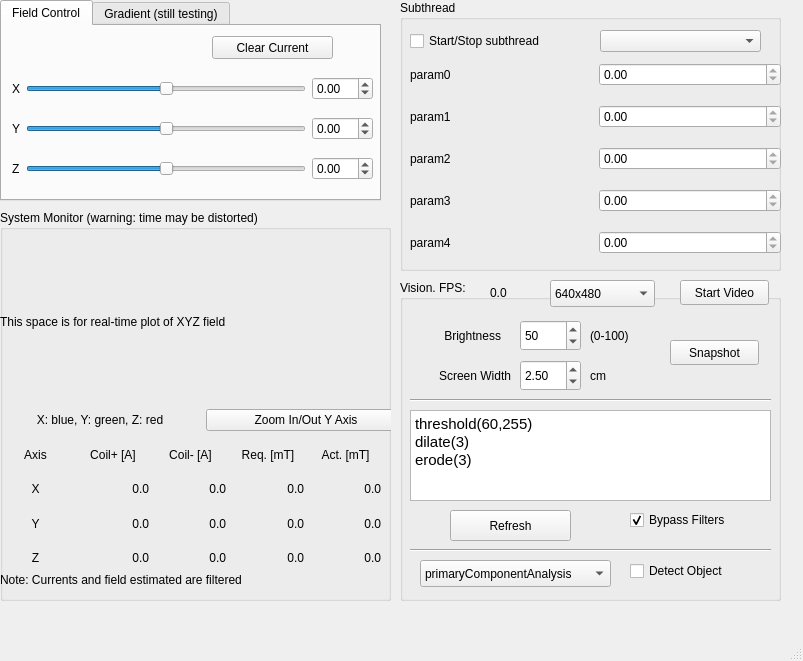
<?xml version="1.0" encoding="UTF-8"?>
<ui version="4.0">
 <class>mainwindow</class>
 <widget class="QMainWindow" name="mainwindow">
  <property name="geometry">
   <rect>
    <x>0</x>
    <y>0</y>
    <width>803</width>
    <height>661</height>
   </rect>
  </property>
  <property name="windowTitle">
   <string>MainWindow</string>
  </property>
  <widget class="QWidget" name="centralwidget">
   <widget class="QTabWidget" name="tabWidget">
    <property name="geometry">
     <rect>
      <x>0</x>
      <y>0</y>
      <width>381</width>
      <height>201</height>
     </rect>
    </property>
    <property name="currentIndex">
     <number>0</number>
    </property>
    <widget class="QWidget" name="tab">
     <attribute name="title">
      <string>Field Control</string>
     </attribute>
     <widget class="QPushButton" name="btn_clearCurrent">
      <property name="geometry">
       <rect>
        <x>210</x>
        <y>10</y>
        <width>121</width>
        <height>23</height>
       </rect>
      </property>
      <property name="text">
       <string>Clear Current</string>
      </property>
     </widget>
     <widget class="QWidget" name="layoutWidget">
      <property name="geometry">
       <rect>
        <x>10</x>
        <y>40</y>
        <width>361</width>
        <height>125</height>
       </rect>
      </property>
      <layout class="QGridLayout" name="gridLayout">
       <item row="0" column="0">
        <widget class="QLabel" name="label_2">
         <property name="text">
          <string>X</string>
         </property>
        </widget>
       </item>
       <item row="0" column="1">
        <widget class="QSlider" name="hsld_x">
         <property name="minimum">
          <number>-2000</number>
         </property>
         <property name="maximum">
          <number>2000</number>
         </property>
         <property name="singleStep">
          <number>10</number>
         </property>
         <property name="pageStep">
          <number>100</number>
         </property>
         <property name="orientation">
          <enum>Qt::Horizontal</enum>
         </property>
        </widget>
       </item>
       <item row="0" column="2">
        <widget class="QDoubleSpinBox" name="dsb_x">
         <property name="minimum">
          <double>-9.900000000000000</double>
         </property>
         <property name="maximum">
          <double>9.900000000000000</double>
         </property>
        </widget>
       </item>
       <item row="1" column="0">
        <widget class="QLabel" name="label_3">
         <property name="text">
          <string>Y</string>
         </property>
        </widget>
       </item>
       <item row="1" column="1">
        <widget class="QSlider" name="hsld_y">
         <property name="minimum">
          <number>-2000</number>
         </property>
         <property name="maximum">
          <number>2000</number>
         </property>
         <property name="singleStep">
          <number>10</number>
         </property>
         <property name="pageStep">
          <number>100</number>
         </property>
         <property name="orientation">
          <enum>Qt::Horizontal</enum>
         </property>
        </widget>
       </item>
       <item row="1" column="2">
        <widget class="QDoubleSpinBox" name="dsb_y">
         <property name="minimum">
          <double>-11.199999999999999</double>
         </property>
         <property name="maximum">
          <double>11.199999999999999</double>
         </property>
        </widget>
       </item>
       <item row="2" column="0">
        <widget class="QLabel" name="label_4">
         <property name="text">
          <string>Z</string>
         </property>
        </widget>
       </item>
       <item row="2" column="1">
        <widget class="QSlider" name="hsld_z">
         <property name="minimum">
          <number>-2000</number>
         </property>
         <property name="maximum">
          <number>2000</number>
         </property>
         <property name="singleStep">
          <number>10</number>
         </property>
         <property name="pageStep">
          <number>100</number>
         </property>
         <property name="orientation">
          <enum>Qt::Horizontal</enum>
         </property>
        </widget>
       </item>
       <item row="2" column="2">
        <widget class="QDoubleSpinBox" name="dsb_z">
         <property name="minimum">
          <double>-14.699999999999999</double>
         </property>
         <property name="maximum">
          <double>14.699999999999999</double>
         </property>
        </widget>
       </item>
      </layout>
     </widget>
    </widget>
    <widget class="QWidget" name="tab_2">
     <attribute name="title">
      <string>Gradient (still testing)</string>
     </attribute>
     <widget class="QWidget" name="layoutWidget_2">
      <property name="geometry">
       <rect>
        <x>10</x>
        <y>20</y>
        <width>321</width>
        <height>110</height>
       </rect>
      </property>
      <layout class="QGridLayout" name="gridLayout_2">
       <item row="0" column="0">
        <widget class="QLabel" name="label_7">
         <property name="text">
          <string>X</string>
         </property>
        </widget>
       </item>
       <item row="0" column="1">
        <widget class="QSlider" name="hsld_xGradient">
         <property name="minimum">
          <number>-1400</number>
         </property>
         <property name="maximum">
          <number>1400</number>
         </property>
         <property name="singleStep">
          <number>10</number>
         </property>
         <property name="pageStep">
          <number>100</number>
         </property>
         <property name="orientation">
          <enum>Qt::Horizontal</enum>
         </property>
        </widget>
       </item>
       <item row="0" column="2">
        <widget class="QDoubleSpinBox" name="dsb_xGradient">
         <property name="minimum">
          <double>-14.000000000000000</double>
         </property>
         <property name="maximum">
          <double>14.000000000000000</double>
         </property>
        </widget>
       </item>
       <item row="1" column="0">
        <widget class="QLabel" name="label_8">
         <property name="text">
          <string>Y</string>
         </property>
        </widget>
       </item>
       <item row="1" column="1">
        <widget class="QSlider" name="hsld_yGradient">
         <property name="minimum">
          <number>-1400</number>
         </property>
         <property name="maximum">
          <number>1400</number>
         </property>
         <property name="singleStep">
          <number>10</number>
         </property>
         <property name="pageStep">
          <number>100</number>
         </property>
         <property name="orientation">
          <enum>Qt::Horizontal</enum>
         </property>
        </widget>
       </item>
       <item row="1" column="2">
        <widget class="QDoubleSpinBox" name="dsb_yGradient">
         <property name="minimum">
          <double>-14.000000000000000</double>
         </property>
         <property name="maximum">
          <double>14.000000000000000</double>
         </property>
        </widget>
       </item>
       <item row="2" column="0">
        <widget class="QLabel" name="label_9">
         <property name="text">
          <string>Z</string>
         </property>
        </widget>
       </item>
       <item row="2" column="1">
        <widget class="QSlider" name="hsld_zGradient">
         <property name="minimum">
          <number>-1400</number>
         </property>
         <property name="maximum">
          <number>1400</number>
         </property>
         <property name="singleStep">
          <number>10</number>
         </property>
         <property name="pageStep">
          <number>100</number>
         </property>
         <property name="orientation">
          <enum>Qt::Horizontal</enum>
         </property>
        </widget>
       </item>
       <item row="2" column="2">
        <widget class="QDoubleSpinBox" name="dsb_zGradient">
         <property name="minimum">
          <double>-14.000000000000000</double>
         </property>
         <property name="maximum">
          <double>14.000000000000000</double>
         </property>
        </widget>
       </item>
      </layout>
     </widget>
    </widget>
   </widget>
   <widget class="QGroupBox" name="groupBox">
    <property name="geometry">
     <rect>
      <x>400</x>
      <y>280</y>
      <width>381</width>
      <height>321</height>
     </rect>
    </property>
    <property name="title">
     <string>Vision. FPS: </string>
    </property>
    <widget class="QTextEdit" name="editor_vision">
     <property name="geometry">
      <rect>
       <x>10</x>
       <y>130</y>
       <width>361</width>
       <height>91</height>
      </rect>
     </property>
     <property name="html">
      <string>&lt;!DOCTYPE HTML PUBLIC &quot;-//W3C//DTD HTML 4.0//EN&quot; &quot;http://www.w3.org/TR/REC-html40/strict.dtd&quot;&gt;
&lt;html&gt;&lt;head&gt;&lt;meta name=&quot;qrichtext&quot; content=&quot;1&quot; /&gt;&lt;style type=&quot;text/css&quot;&gt;
p, li { white-space: pre-wrap; }
&lt;/style&gt;&lt;/head&gt;&lt;body style=&quot; font-family:'PibotoLt'; font-size:12pt; font-weight:400; font-style:normal;&quot;&gt;
&lt;p style=&quot; margin-top:0px; margin-bottom:0px; margin-left:0px; margin-right:0px; -qt-block-indent:0; text-indent:0px;&quot;&gt;&lt;span style=&quot; font-family:'Ubuntu'; font-size:11pt;&quot;&gt;threshold(60,255)&lt;/span&gt;&lt;/p&gt;
&lt;p style=&quot; margin-top:0px; margin-bottom:0px; margin-left:0px; margin-right:0px; -qt-block-indent:0; text-indent:0px;&quot;&gt;&lt;span style=&quot; font-family:'Ubuntu'; font-size:11pt;&quot;&gt;dilate(3)&lt;/span&gt;&lt;/p&gt;
&lt;p style=&quot; margin-top:0px; margin-bottom:0px; margin-left:0px; margin-right:0px; -qt-block-indent:0; text-indent:0px;&quot;&gt;&lt;span style=&quot; font-family:'Ubuntu'; font-size:11pt;&quot;&gt;erode(3)&lt;/span&gt;&lt;/p&gt;
&lt;p style=&quot;-qt-paragraph-type:empty; margin-top:0px; margin-bottom:0px; margin-left:0px; margin-right:0px; -qt-block-indent:0; text-indent:0px;&quot;&gt;&lt;br /&gt;&lt;/p&gt;&lt;/body&gt;&lt;/html&gt;</string>
     </property>
    </widget>
    <widget class="QPushButton" name="btn_refreshFilterRouting">
     <property name="geometry">
      <rect>
       <x>50</x>
       <y>230</y>
       <width>121</width>
       <height>31</height>
      </rect>
     </property>
     <property name="text">
      <string>Refresh</string>
     </property>
    </widget>
    <widget class="QCheckBox" name="chb_bypassFilters">
     <property name="geometry">
      <rect>
       <x>230</x>
       <y>230</y>
       <width>146</width>
       <height>20</height>
      </rect>
     </property>
     <property name="text">
      <string>Bypass Filters</string>
     </property>
     <property name="checked">
      <bool>true</bool>
     </property>
    </widget>
    <widget class="Line" name="line">
     <property name="geometry">
      <rect>
       <x>10</x>
       <y>260</y>
       <width>361</width>
       <height>20</height>
      </rect>
     </property>
     <property name="orientation">
      <enum>Qt::Horizontal</enum>
     </property>
    </widget>
    <widget class="QCheckBox" name="chb_objectDetection">
     <property name="geometry">
      <rect>
       <x>230</x>
       <y>280</y>
       <width>146</width>
       <height>22</height>
      </rect>
     </property>
     <property name="text">
      <string>Detect Object</string>
     </property>
     <property name="checked">
      <bool>false</bool>
     </property>
    </widget>
    <widget class="QComboBox" name="cbb_objectDetectionAlgorithm">
     <property name="geometry">
      <rect>
       <x>20</x>
       <y>280</y>
       <width>191</width>
       <height>27</height>
      </rect>
     </property>
     <item>
      <property name="text">
       <string>primaryComponentAnalysis</string>
      </property>
     </item>
     <item>
      <property name="text">
       <string>detectBiggestContour</string>
      </property>
     </item>
     <item>
      <property name="text">
       <string>algorithmB</string>
      </property>
     </item>
    </widget>
    <widget class="QPushButton" name="btn_snapshot">
     <property name="geometry">
      <rect>
       <x>270</x>
       <y>60</y>
       <width>89</width>
       <height>25</height>
      </rect>
     </property>
     <property name="text">
      <string>Snapshot</string>
     </property>
    </widget>
    <widget class="QLabel" name="label_FPS">
     <property name="geometry">
      <rect>
       <x>90</x>
       <y>0</y>
       <width>71</width>
       <height>26</height>
      </rect>
     </property>
     <property name="text">
      <string>0.0</string>
     </property>
    </widget>
    <widget class="Line" name="line_2">
     <property name="geometry">
      <rect>
       <x>10</x>
       <y>110</y>
       <width>361</width>
       <height>20</height>
      </rect>
     </property>
     <property name="orientation">
      <enum>Qt::Horizontal</enum>
     </property>
    </widget>
    <widget class="QDoubleSpinBox" name="dsb_brightness">
     <property name="geometry">
      <rect>
       <x>120</x>
       <y>40</y>
       <width>61</width>
       <height>31</height>
      </rect>
     </property>
     <property name="decimals">
      <number>0</number>
     </property>
     <property name="minimum">
      <double>0.000000000000000</double>
     </property>
     <property name="maximum">
      <double>100.000000000000000</double>
     </property>
     <property name="singleStep">
      <double>1.000000000000000</double>
     </property>
     <property name="value">
      <double>50.000000000000000</double>
     </property>
    </widget>
    <widget class="QLabel" name="label_6">
     <property name="geometry">
      <rect>
       <x>20</x>
       <y>40</y>
       <width>81</width>
       <height>31</height>
      </rect>
     </property>
     <property name="text">
      <string>Brightness</string>
     </property>
     <property name="alignment">
      <set>Qt::AlignRight|Qt::AlignTrailing|Qt::AlignVCenter</set>
     </property>
    </widget>
    <widget class="QLabel" name="label_10">
     <property name="geometry">
      <rect>
       <x>10</x>
       <y>80</y>
       <width>101</width>
       <height>31</height>
      </rect>
     </property>
     <property name="text">
      <string>Screen Width</string>
     </property>
     <property name="alignment">
      <set>Qt::AlignRight|Qt::AlignTrailing|Qt::AlignVCenter</set>
     </property>
    </widget>
    <widget class="QDoubleSpinBox" name="dsb_screenWidth">
     <property name="geometry">
      <rect>
       <x>120</x>
       <y>80</y>
       <width>61</width>
       <height>31</height>
      </rect>
     </property>
     <property name="keyboardTracking">
      <bool>false</bool>
     </property>
     <property name="showGroupSeparator" stdset="0">
      <bool>false</bool>
     </property>
     <property name="decimals">
      <number>2</number>
     </property>
     <property name="minimum">
      <double>0.500000000000000</double>
     </property>
     <property name="maximum">
      <double>99.989999999999995</double>
     </property>
     <property name="singleStep">
      <double>0.010000000000000</double>
     </property>
     <property name="value">
      <double>2.500000000000000</double>
     </property>
    </widget>
    <widget class="QLabel" name="label_11">
     <property name="geometry">
      <rect>
       <x>190</x>
       <y>80</y>
       <width>31</width>
       <height>31</height>
      </rect>
     </property>
     <property name="text">
      <string>cm</string>
     </property>
    </widget>
    <widget class="QLabel" name="label_12">
     <property name="geometry">
      <rect>
       <x>190</x>
       <y>40</y>
       <width>51</width>
       <height>31</height>
      </rect>
     </property>
     <property name="text">
      <string>(0-100)</string>
     </property>
    </widget>
    <widget class="QPushButton" name="btn_startVideo">
     <property name="geometry">
      <rect>
       <x>280</x>
       <y>0</y>
       <width>89</width>
       <height>25</height>
      </rect>
     </property>
     <property name="text">
      <string>Start Video</string>
     </property>
     <property name="checkable">
      <bool>true</bool>
     </property>
    </widget>
    <widget class="QComboBox" name="cbb_resolution">
     <property name="geometry">
      <rect>
       <x>150</x>
       <y>0</y>
       <width>105</width>
       <height>27</height>
      </rect>
     </property>
     <item>
      <property name="text">
       <string>640x480</string>
      </property>
     </item>
     <item>
      <property name="text">
       <string>320x240</string>
      </property>
     </item>
     <item>
      <property name="text">
       <string>480x320</string>
      </property>
     </item>
     <item>
      <property name="text">
       <string>1024x768</string>
      </property>
     </item>
     <item>
      <property name="text">
       <string>2028x1520</string>
      </property>
     </item>
    </widget>
   </widget>
   <widget class="QGroupBox" name="groupBox_2">
    <property name="geometry">
     <rect>
      <x>400</x>
      <y>0</y>
      <width>381</width>
      <height>271</height>
     </rect>
    </property>
    <property name="title">
     <string>Subthread</string>
    </property>
    <widget class="QCheckBox" name="chb_startStopSubthread">
     <property name="geometry">
      <rect>
       <x>10</x>
       <y>30</y>
       <width>201</width>
       <height>22</height>
      </rect>
     </property>
     <property name="text">
      <string>Start/Stop subthread</string>
     </property>
    </widget>
    <widget class="QComboBox" name="cbb_subThread">
     <property name="geometry">
      <rect>
       <x>200</x>
       <y>30</y>
       <width>161</width>
       <height>22</height>
      </rect>
     </property>
     <item>
      <property name="text">
       <string/>
      </property>
     </item>
     <item>
      <property name="text">
       <string>swimmerCharacterize505</string>
      </property>
     </item>
     <item>
      <property name="text">
       <string>swimmerBenchmark505</string>
      </property>
     </item>
     <item>
      <property name="text">
       <string>swimmerWaypointFollowing505</string>
      </property>
     </item>
     <item>
      <property name="text">
       <string>swimmerPathFollowing505</string>
      </property>
     </item>
     <item>
      <property name="text">
       <string>gripper_joystick_ctrl</string>
      </property>
     </item>
     <item>
      <property name="text">
       <string>swimmerPathFollowing</string>
      </property>
     </item>
     <item>
      <property name="text">
       <string>swimmerBenchmark</string>
      </property>
     </item>
     <item>
      <property name="text">
       <string>tianqiGripper</string>
      </property>
     </item>
     <item>
      <property name="text">
       <string>drawing</string>
      </property>
     </item>
     <item>
      <property name="text">
       <string>twistField</string>
      </property>
     </item>
     <item>
      <property name="text">
       <string>rotateXY</string>
      </property>
     </item>
     <item>
      <property name="text">
       <string>rotateXZ</string>
      </property>
     </item>
     <item>
      <property name="text">
       <string>rotateYZ</string>
      </property>
     </item>
     <item>
      <property name="text">
       <string>osc_saw</string>
      </property>
     </item>
     <item>
      <property name="text">
       <string>osc_triangle</string>
      </property>
     </item>
     <item>
      <property name="text">
       <string>osc_square</string>
      </property>
     </item>
     <item>
      <property name="text">
       <string>osc_sin</string>
      </property>
     </item>
     <item>
      <property name="text">
       <string>oni_cutting</string>
      </property>
     </item>
     <item>
      <property name="text">
       <string>ellipse</string>
      </property>
     </item>
     <item>
      <property name="text">
       <string>examplePiecewiseFunction</string>
      </property>
     </item>
    </widget>
    <widget class="QWidget" name="layoutWidget">
     <property name="geometry">
      <rect>
       <x>10</x>
       <y>50</y>
       <width>371</width>
       <height>221</height>
      </rect>
     </property>
     <layout class="QVBoxLayout" name="verticalLayout">
      <item>
       <layout class="QHBoxLayout" name="horizontalLayout">
        <item>
         <widget class="QLabel" name="lbl_subThreadParam0">
          <property name="text">
           <string>param0</string>
          </property>
         </widget>
        </item>
        <item>
         <widget class="QDoubleSpinBox" name="dsb_subThreadParam0">
          <property name="minimum">
           <double>0.000000000000000</double>
          </property>
          <property name="maximum">
           <double>0.000000000000000</double>
          </property>
          <property name="singleStep">
           <double>1.000000000000000</double>
          </property>
         </widget>
        </item>
       </layout>
      </item>
      <item>
       <layout class="QHBoxLayout" name="horizontalLayout_2">
        <item>
         <widget class="QLabel" name="lbl_subThreadParam1">
          <property name="text">
           <string>param1</string>
          </property>
         </widget>
        </item>
        <item>
         <widget class="QDoubleSpinBox" name="dsb_subThreadParam1">
          <property name="minimum">
           <double>0.000000000000000</double>
          </property>
          <property name="maximum">
           <double>0.000000000000000</double>
          </property>
          <property name="singleStep">
           <double>1.000000000000000</double>
          </property>
         </widget>
        </item>
       </layout>
      </item>
      <item>
       <layout class="QHBoxLayout" name="horizontalLayout_3">
        <item>
         <widget class="QLabel" name="lbl_subThreadParam2">
          <property name="text">
           <string>param2</string>
          </property>
         </widget>
        </item>
        <item>
         <widget class="QDoubleSpinBox" name="dsb_subThreadParam2">
          <property name="minimum">
           <double>0.000000000000000</double>
          </property>
          <property name="maximum">
           <double>0.000000000000000</double>
          </property>
          <property name="singleStep">
           <double>1.000000000000000</double>
          </property>
         </widget>
        </item>
       </layout>
      </item>
      <item>
       <layout class="QHBoxLayout" name="horizontalLayout_4">
        <item>
         <widget class="QLabel" name="lbl_subThreadParam3">
          <property name="text">
           <string>param3</string>
          </property>
         </widget>
        </item>
        <item>
         <widget class="QDoubleSpinBox" name="dsb_subThreadParam3">
          <property name="minimum">
           <double>0.000000000000000</double>
          </property>
          <property name="maximum">
           <double>0.000000000000000</double>
          </property>
          <property name="singleStep">
           <double>1.000000000000000</double>
          </property>
         </widget>
        </item>
       </layout>
      </item>
      <item>
       <layout class="QHBoxLayout" name="horizontalLayout_5">
        <item>
         <widget class="QLabel" name="lbl_subThreadParam4">
          <property name="text">
           <string>param4</string>
          </property>
         </widget>
        </item>
        <item>
         <widget class="QDoubleSpinBox" name="dsb_subThreadParam4">
          <property name="minimum">
           <double>0.000000000000000</double>
          </property>
          <property name="maximum">
           <double>0.000000000000000</double>
          </property>
          <property name="singleStep">
           <double>1.000000000000000</double>
          </property>
         </widget>
        </item>
       </layout>
      </item>
     </layout>
    </widget>
    <zorder>layoutWidget</zorder>
    <zorder>chb_startStopSubthread</zorder>
    <zorder>cbb_subThread</zorder>
   </widget>
   <widget class="QGroupBox" name="groupBox_3">
    <property name="geometry">
     <rect>
      <x>0</x>
      <y>210</y>
      <width>391</width>
      <height>391</height>
     </rect>
    </property>
    <property name="title">
     <string>System Monitor (warning: time may be distorted)</string>
    </property>
    <widget class="QWidget" name="gridLayoutWidget">
     <property name="geometry">
      <rect>
       <x>0</x>
       <y>30</y>
       <width>406</width>
       <height>191</height>
      </rect>
     </property>
     <layout class="QGridLayout" name="LAYOUT_A">
      <item row="2" column="0">
       <layout class="QHBoxLayout" name="horizontalLayout_6">
        <property name="sizeConstraint">
         <enum>QLayout::SetDefaultConstraint</enum>
        </property>
        <item>
         <widget class="QLabel" name="label">
          <property name="text">
           <string>&lt;html&gt;&lt;head/&gt;&lt;body&gt;&lt;p align=&quot;center&quot;&gt;X: blue, Y: green, Z: red&lt;/p&gt;&lt;/body&gt;&lt;/html&gt;</string>
          </property>
          <property name="textFormat">
           <enum>Qt::RichText</enum>
          </property>
         </widget>
        </item>
        <item>
         <layout class="QVBoxLayout" name="verticalLayout_2">
          <item>
           <widget class="QPushButton" name="btn_zoom">
            <property name="text">
             <string>Zoom In/Out Y Axis</string>
            </property>
           </widget>
          </item>
         </layout>
        </item>
       </layout>
      </item>
      <item row="0" column="0" rowspan="2">
       <widget class="QLabel" name="lbl_plot">
        <property name="layoutDirection">
         <enum>Qt::RightToLeft</enum>
        </property>
        <property name="text">
         <string>This space is for real-time plot of XYZ field</string>
        </property>
        <property name="textFormat">
         <enum>Qt::PlainText</enum>
        </property>
        <property name="wordWrap">
         <bool>false</bool>
        </property>
       </widget>
      </item>
     </layout>
    </widget>
    <widget class="QWidget" name="gridLayoutWidget_2">
     <property name="geometry">
      <rect>
       <x>0</x>
       <y>230</y>
       <width>381</width>
       <height>132</height>
      </rect>
     </property>
     <layout class="QGridLayout" name="gridLayout_3">
      <item row="2" column="1">
       <widget class="QLabel" name="label_y1">
        <property name="text">
         <string>0.0</string>
        </property>
        <property name="alignment">
         <set>Qt::AlignRight|Qt::AlignTrailing|Qt::AlignVCenter</set>
        </property>
       </widget>
      </item>
      <item row="2" column="2">
       <widget class="QLabel" name="label_y2">
        <property name="text">
         <string>0.0</string>
        </property>
        <property name="alignment">
         <set>Qt::AlignRight|Qt::AlignTrailing|Qt::AlignVCenter</set>
        </property>
       </widget>
      </item>
      <item row="1" column="3">
       <widget class="QLabel" name="label_xBreq">
        <property name="text">
         <string>0.0</string>
        </property>
        <property name="alignment">
         <set>Qt::AlignRight|Qt::AlignTrailing|Qt::AlignVCenter</set>
        </property>
       </widget>
      </item>
      <item row="2" column="0">
       <widget class="QLabel" name="label_17">
        <property name="text">
         <string>Y</string>
        </property>
        <property name="alignment">
         <set>Qt::AlignCenter</set>
        </property>
       </widget>
      </item>
      <item row="1" column="0">
       <widget class="QLabel" name="label_16">
        <property name="text">
         <string>X</string>
        </property>
        <property name="alignment">
         <set>Qt::AlignCenter</set>
        </property>
       </widget>
      </item>
      <item row="3" column="0">
       <widget class="QLabel" name="label_18">
        <property name="text">
         <string>Z</string>
        </property>
        <property name="alignment">
         <set>Qt::AlignCenter</set>
        </property>
       </widget>
      </item>
      <item row="0" column="0">
       <widget class="QLabel" name="label_19">
        <property name="text">
         <string>Axis</string>
        </property>
        <property name="alignment">
         <set>Qt::AlignCenter</set>
        </property>
       </widget>
      </item>
      <item row="1" column="2">
       <widget class="QLabel" name="label_x2">
        <property name="text">
         <string>0.0</string>
        </property>
        <property name="alignment">
         <set>Qt::AlignRight|Qt::AlignTrailing|Qt::AlignVCenter</set>
        </property>
       </widget>
      </item>
      <item row="0" column="1">
       <widget class="QLabel" name="label_20">
        <property name="text">
         <string>Coil+ [A]</string>
        </property>
        <property name="alignment">
         <set>Qt::AlignCenter</set>
        </property>
       </widget>
      </item>
      <item row="1" column="4">
       <widget class="QLabel" name="label_xBact">
        <property name="text">
         <string>0.0</string>
        </property>
        <property name="alignment">
         <set>Qt::AlignRight|Qt::AlignTrailing|Qt::AlignVCenter</set>
        </property>
       </widget>
      </item>
      <item row="0" column="2">
       <widget class="QLabel" name="label_21">
        <property name="text">
         <string>Coil- [A]</string>
        </property>
        <property name="alignment">
         <set>Qt::AlignCenter</set>
        </property>
       </widget>
      </item>
      <item row="0" column="3">
       <widget class="QLabel" name="label_22">
        <property name="text">
         <string>Req. [mT]</string>
        </property>
        <property name="alignment">
         <set>Qt::AlignCenter</set>
        </property>
       </widget>
      </item>
      <item row="0" column="4">
       <widget class="QLabel" name="label_23">
        <property name="text">
         <string>Act. [mT]</string>
        </property>
        <property name="alignment">
         <set>Qt::AlignCenter</set>
        </property>
       </widget>
      </item>
      <item row="1" column="1">
       <widget class="QLabel" name="label_x1">
        <property name="text">
         <string>0.0</string>
        </property>
        <property name="alignment">
         <set>Qt::AlignRight|Qt::AlignTrailing|Qt::AlignVCenter</set>
        </property>
       </widget>
      </item>
      <item row="2" column="3">
       <widget class="QLabel" name="label_yBreq">
        <property name="text">
         <string>0.0</string>
        </property>
        <property name="alignment">
         <set>Qt::AlignRight|Qt::AlignTrailing|Qt::AlignVCenter</set>
        </property>
       </widget>
      </item>
      <item row="2" column="4">
       <widget class="QLabel" name="label_yBact">
        <property name="text">
         <string>0.0</string>
        </property>
        <property name="alignment">
         <set>Qt::AlignRight|Qt::AlignTrailing|Qt::AlignVCenter</set>
        </property>
       </widget>
      </item>
      <item row="3" column="1">
       <widget class="QLabel" name="label_z1">
        <property name="text">
         <string>0.0</string>
        </property>
        <property name="alignment">
         <set>Qt::AlignRight|Qt::AlignTrailing|Qt::AlignVCenter</set>
        </property>
       </widget>
      </item>
      <item row="3" column="2">
       <widget class="QLabel" name="label_z2">
        <property name="text">
         <string>0.0</string>
        </property>
        <property name="alignment">
         <set>Qt::AlignRight|Qt::AlignTrailing|Qt::AlignVCenter</set>
        </property>
       </widget>
      </item>
      <item row="3" column="3">
       <widget class="QLabel" name="label_zBreq">
        <property name="text">
         <string>0.0</string>
        </property>
        <property name="alignment">
         <set>Qt::AlignRight|Qt::AlignTrailing|Qt::AlignVCenter</set>
        </property>
       </widget>
      </item>
      <item row="3" column="4">
       <widget class="QLabel" name="label_zBact">
        <property name="text">
         <string>0.0</string>
        </property>
        <property name="alignment">
         <set>Qt::AlignRight|Qt::AlignTrailing|Qt::AlignVCenter</set>
        </property>
       </widget>
      </item>
     </layout>
    </widget>
    <widget class="QLabel" name="label_5">
     <property name="geometry">
      <rect>
       <x>0</x>
       <y>360</y>
       <width>381</width>
       <height>20</height>
      </rect>
     </property>
     <property name="text">
      <string>Note: Currents and field estimated are filtered</string>
     </property>
    </widget>
   </widget>
  </widget>
  <widget class="QMenuBar" name="menubar">
   <property name="geometry">
    <rect>
     <x>0</x>
     <y>0</y>
     <width>803</width>
     <height>27</height>
    </rect>
   </property>
  </widget>
  <widget class="QStatusBar" name="statusbar"/>
 </widget>
 <resources/>
 <connections/>
</ui>
